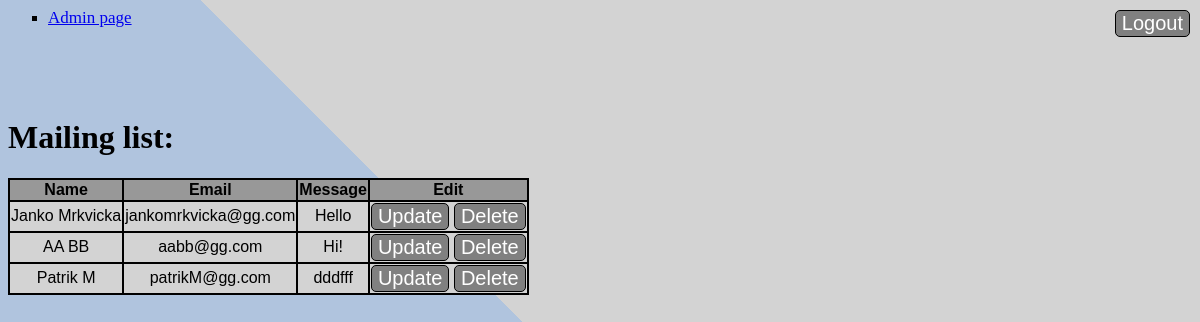
/Kaviaren/update_email_page.php (signed in), run on the app's committed database.
### tables this page shows
CREATE TABLE `email` (
  `id` int(11) NOT NULL,
  `name` varchar(50) NOT NULL,
  `email` varchar(255) NOT NULL,
  `message` varchar(255) NOT NULL,
  `created_at` datetime DEFAULT NULL,
  `updated_at` datetime DEFAULT NULL
);

### Kaviaren/DB.php (called while the page is built, shortened)
<?php
class DB
{
    private $connection;
    public function __construct($host, $dbname, $username, $password) {
        $this->host = $host;
        $this->dbname = $dbname;
        $this->username = $username;
        $this->password = $password;
        try {
            $this->connection = new \PDO('mysql:host='.$this->host.';dbname='.$this->dbname, $this->username, $this->password);
        } catch (\PDOException $e) {
            print "Error!: " . $e->getMessage() . "<br/>";
            die();
        }
    }
    public function getAllEmails() {
        $emails = [];
        $sql = "SELECT * FROM email";
        try {
            $stmt = $this->connection->prepare($sql);
            $stmt->execute();
            $result = $stmt->fetchAll();
            foreach ($result as $row) {
                $emails[] = [
                    'id' => $row['id'],
                    'name' => $row['name'],
                    'email' => $row['email'],
                    'message' => $row['message'],
                    'created_at' => $row['created_at']
                ];
            }
            return $emails;
        } catch (\PDOException $e) {
            return $e->getMessage();
        }
    }
}

### Kaviaren/update_email_page.php (the view, shortened to what this page needs)
<?php
include_once "DB.php";
try {
    $db = new DB('localhost', 'kaviarendb', 'root', '');
    $emails = $db->getAllEmails();
} catch (\PDOException $e) {
    print "Error!: " . $e->getMessage() . "<br/>";
    die();
}
?>
    <body style="background: linear-gradient(45deg, lightsteelblue 50%,lightgray 50%)";>
    <ul>
        <li><a href="admin.php">Admin page</a></li>
    </ul>
    <br><br><br>
    <a href="logout.php"><button>Logout</button></a>
    <h1>Mailing list:</h1>
    <table>
        <tr>
            <th>Name</th>
            <th>Email</th>
            <th>Message</th>
            <th colspan="2">Edit</th>
        </tr>
        <?php
        foreach ($emails as $email) {
                ?>
        <tr>
            <td><?php echo $email["name"] ?></td>
            <td><?php echo $email["email"] ?></td>
            <td><?php echo $email["message"] ?></td>
            <td>
                <button class="btn" onclick="location.href='update_email_form.php?id=<?php echo $email['id'] ?>'">Update</button>
                <button class="btn" onclick="location.href='delete_email.php?id=<?php echo $email['id'] ?>'">Delete</button>
            </td>
        </tr>
            <?php
        }
        ?>
    </table>

### Kaviaren/update_email_page.php (style rules this page uses)
.btn { position: unset; top: 0px; right: 0px; }
button { background-color: grey; border: 1px solid black; font-family: "Arial"; font-size: 20px; color: white; border-radius: 5px; position: absolute; top: 10px; right: 10px; }
table, th, td { font-family: Arial; background: lightgray; border: 1px solid black; border-spacing: 0; text-align: center; height: 10%; width: auto; }
h1 { font-family: "Arial Rounded MT Bold"; }
a { font-family: "Comic Sans MS"; font-size: 17px; }
ul { list-style-type: square; }
th { background-color: #989898; }

### data on the page
email: name "Janko Mrkvicka", email "jankomrkvicka@gg.com", message "Hello"
email: name "AA BB", email "aabb@gg.com", message "Hi!"
email: name "Patrik M", email "patrikM@gg.com", message "dddfff"
